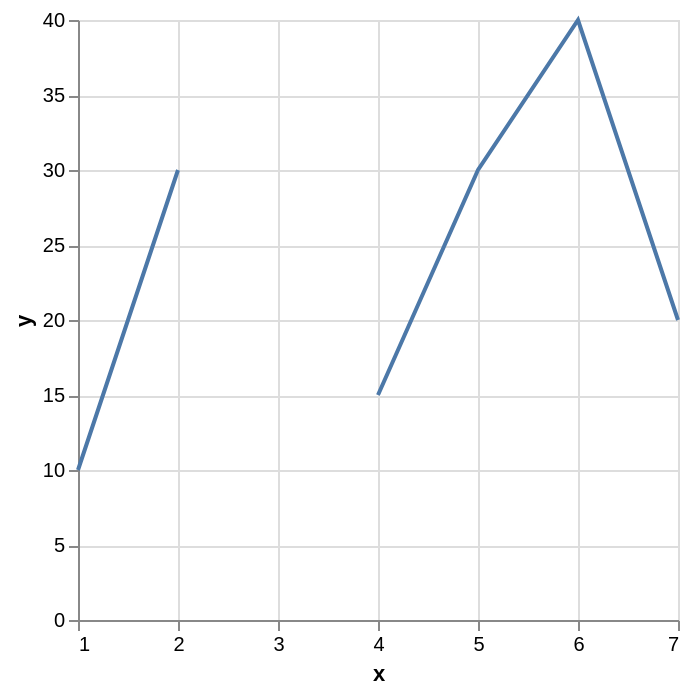

The specification (Vega-Lite) saved for this image:
### Vega-Lite specification from a JSON file in a GitHub repository (floating-point values rounded to 4 significant figures)
{"$schema": "https://vega.github.io/schema/vega-lite/v3.json", "data": {"values": [{"x": 1, "y": 10}, {"x": 2, "y": 30}, {"x": 3, "y": null}, {"x": 4, "y": 15}, {"x": 5, "y": 30}, {"x": 6, "y": 40}, {"x": 7, "y": 20}]}, "mark": "line", "encoding": {"x": {"field": "x", "type": "quantitative"}, "y": {"field": "y", "type": "quantitative"}}}
